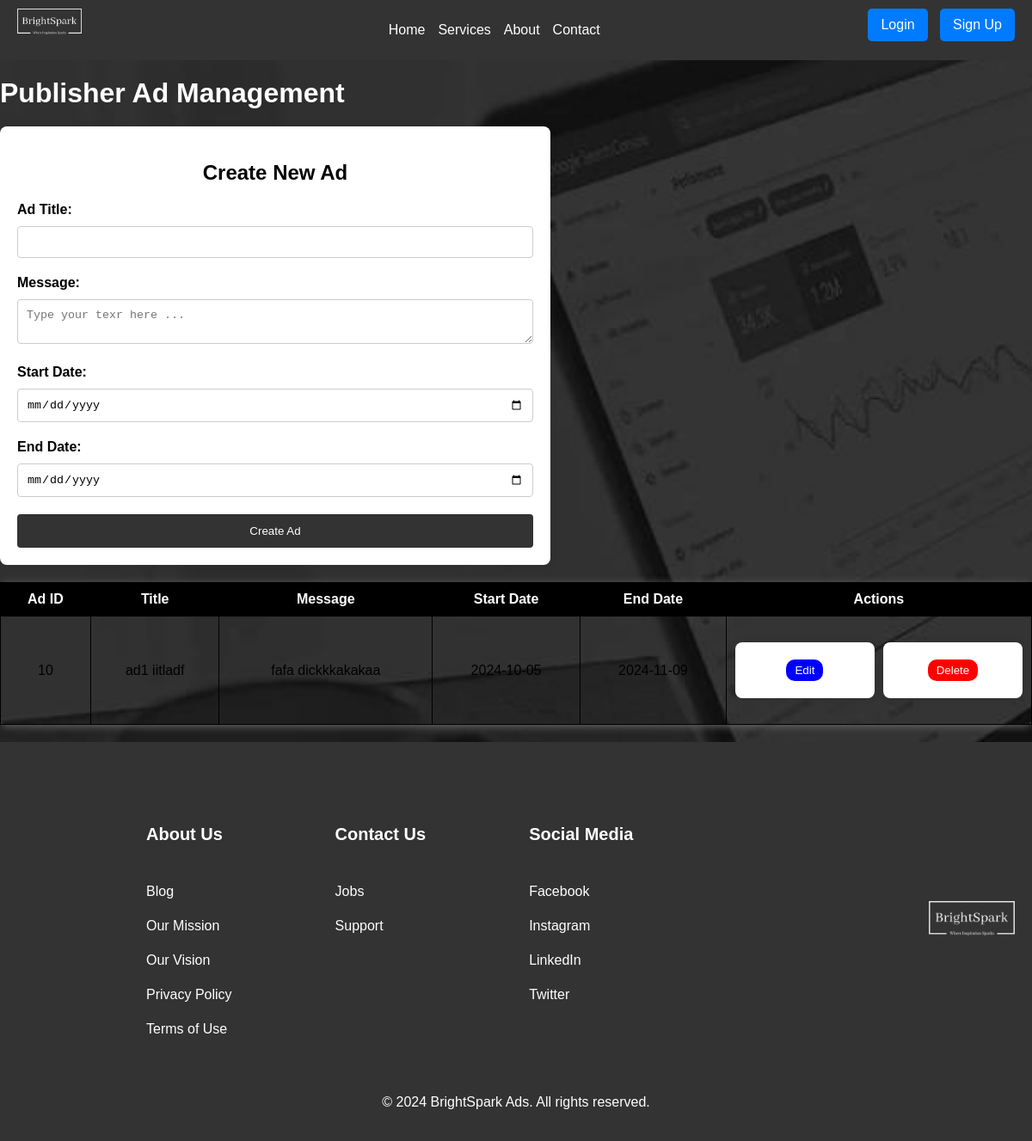
Page /Kavindu/create.php on the earlier database version.
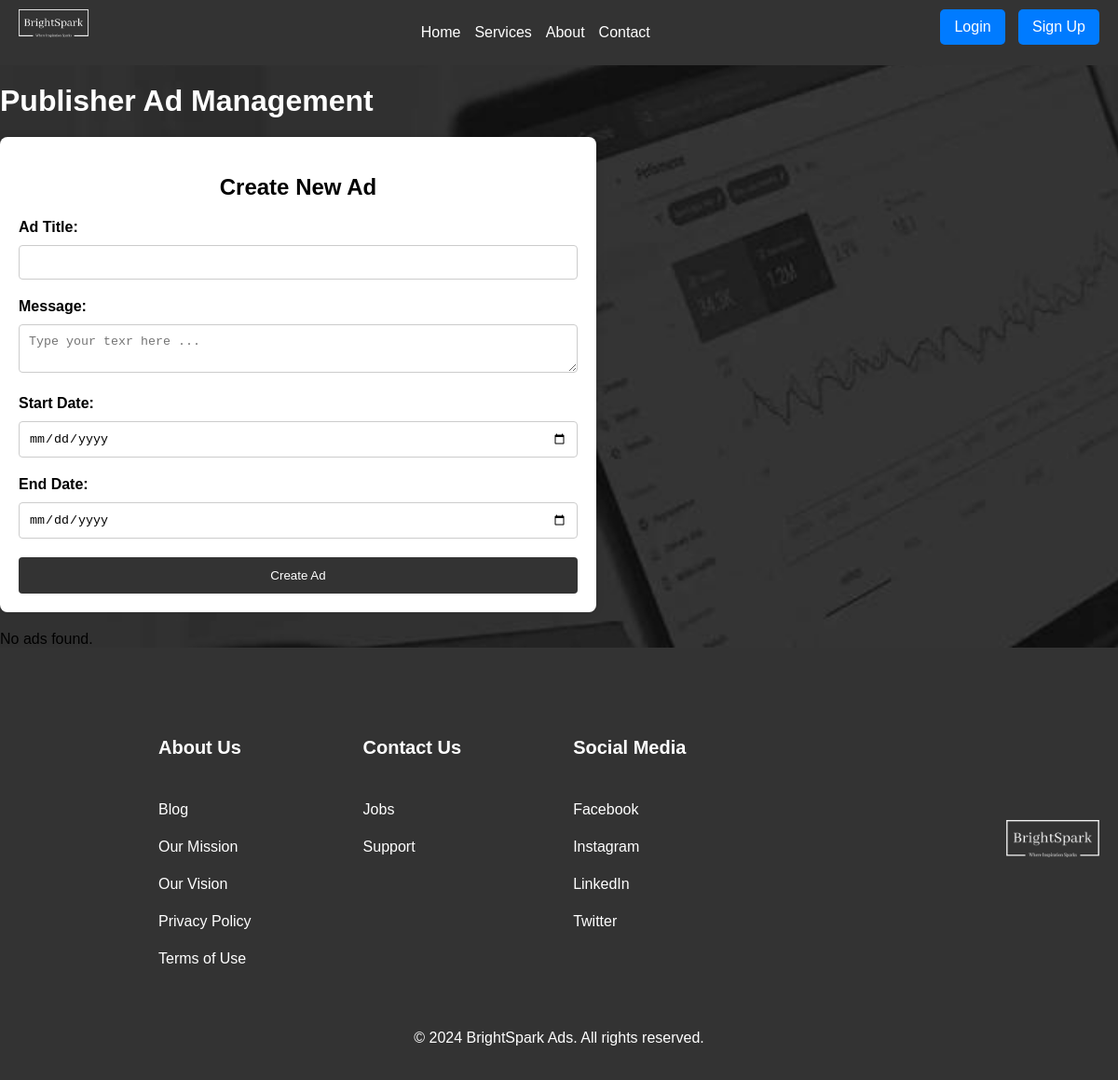
Same page on the later database version.
### tables this page shows
CREATE TABLE `ad_manegement` (
  `ad_id` int(11) NOT NULL,
  `title` varchar(255) NOT NULL,
  `message` varchar(255) NOT NULL,
  `start_date` date NOT NULL,
  `end_date` date NOT NULL
);

### Kavindu/create.php (the view, shortened to what this page needs)
<!DOCTYPE html>
<html lang="en">
<head>
    <link rel="stylesheet" href="ManageAds.css">
</head>
<body>
    <nav class="navbar">
        <div class="logo">
            <img src="../Kavindu/Logoo.png" alt="Logo" width="75px" height="auto">
        </div>
        <ul class="nav-links">
            <li><a href="../AdminContracts/home.php">Home</a></li>
            <li><a href="../Kavindu/Publisherservices.html">Services</a></li>
            <li><a href="../Vishwa/AboutUs.html">About</a></li>
            <li><a href="../Vishwa/Contact Us.php">Contact</a></li>
        </ul>
        <div class="auth-buttons">
            <button class="login-btn" onclick="location.href='../Vishwa/login.php'">
                Login
            </button>
            <button
                class="signup-btn"
                onclick="location.href='../RanudiEdited/Register.html'">
                Sign Up
            </button>
        </div>
    </nav>
    <h1>Publisher Ad Management</h1>
    <form id="create-ad-form" method="POST" action="insert.php">
        <h2>Create New Ad</h2>
        <label for="ad-title">Ad Title:</label>
        <input type="text" id="ad-title" name="title" required>
        <label for="message">Message:</label>
        <textarea id="message" name="message" placeholder="Type your texr here ..." required></textarea>
        <label for="start-date">Start Date:</label>
        <input type="date" id="start-date" name="start_date" required>
        <label for="end-date">End Date:</label>
        <input type="date" id="end-date" name="end_date" required>
        <button type="submit">Create Ad</button>
    </form>
    <div>
        <?php
        require 'config.php';
        $sql = "SELECT ad_id, title, message, start_date, end_date FROM ad_manegement";
        $result = $con->query($sql);
        if ($result->num_rows > 0) {
            echo "<table>
                <tr>
                    <th>Ad ID</th>
                    <th>Title</th>
                    <th>Message</th>
                    <th>Start Date</th>
                    <th>End Date</th>
                    <th>Actions</th>
                </tr>";
            while ($row = $result->fetch_assoc()) {
                echo "<tr>";
                echo "<td>" . $row['ad_id'] . "</td>";
                echo "<td>" . $row['title'] . "</td>";
                echo "<td>" . $row['message'] . "</td>";
                echo "<td>" . $row['start_date'] . "</td>";
                echo "<td>" . $row['end_date'] . "</td>";
                echo "<td>
                    <div class='action-btns'>
                        <form action='edit.php' method='POST'>
                            <input type='hidden' name='ad_id' value='" . $row['ad_id'] . "'>
                            <input type='submit' class='edit-btn' value='Edit'>
                        </form>
                        <form action='delete.php' method='POST'>
                            <input type='hidden' name='ad_id' value='" . $row['ad_id'] . "'>
                            <input type='submit' class='delete-btn' value='Delete' onclick='return confirm(\"Are you sure you want to delete this?\");'>
                        </form>
                    </div>
                  </td>";
                echo "</tr>";
            }
            echo "</table>";
        } else {
            echo "No ads found.";
        }
        ?>
    </div>
    <footer class="footer">
        <div class="footer-content">
            <div class="footer-text">
                <div class="footer-text-content footer-1">
                    <h4>About Us</h4>
                    <a href="#">Blog</a>
                    <a href="#">Our Mission</a>
                    <a href="#">Our Vision</a>
                    <a href="#">Privacy Policy</a>
                    <a href="#">Terms of Use</a>
                </div>
                <div class="footer-text-content footer-2">
                    <h4>Contact Us</h4>
                    <a href="#">Jobs</a>
                    <a href="#">Support</a>
                </div>
                <div class="footer-text-content footer-3 social-media">
                    <h4>Social Media</h4>
                    <a href="#">Facebook</a>
                    <a href="#">Instagram</a>
                    <a href="#">LinkedIn</a>
                    <a href="#">Twitter</a>
                </div>
            </div>
            <div class="footer-logo">
                <img src="../Kavindu/Logoo.png" alt="Logo">
            </div>
        </div>
        <div class="footer-bottom">
            <p>&copy; 2024 BrightSpark Ads. All rights reserved.</p>
        </div>
    </footer>
</body>
</html>

Differences in the rows shown:
removed ad_manegement: ad_id "10", title "ad1 iitladf", message "fafa dickkkakakaa", start_date "2024-10-05", end_date "2024-11-09"
Other differences:
text no longer shown: "Ad ID Title Message Start Date End Date Actions"
text now shown: "No ads found."
